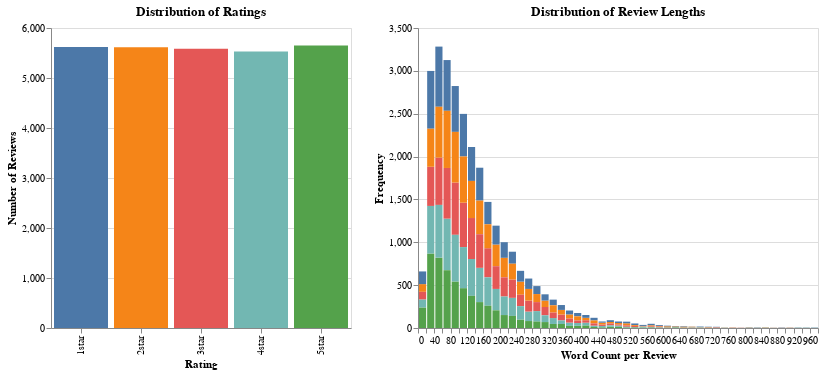

This figure's notebook cell:
### Markdown cell above
# EDA

### Code cell
### EDA training set
import copy

train_eda = train_set.copy()
train_eda['review_length'] = train_set['content'].apply(lambda x: len(str(x).split()))

# Rating Plot
ratings = alt.Chart(train_eda).mark_bar().encode(
    x = alt.X('rating').sort(['1star', '2star', '3star', '4star', '5star']).title('Rating'),
    y = alt.Y('count()').title('Number of Reviews'),
    color = alt.Color('rating').legend(None),
    tooltip = ['rating', 'count()']
).properties(
    title = 'Distribution of Ratings',
    width = 300,
    height = 300
)

# Length Plot
length = alt.Chart(train_eda).mark_bar().encode(
    x=alt.X('review_length', bin=alt.Bin(maxbins=60), title='Word Count per Review'),
    y=alt.Y('count()', title='Frequency'),
    color = alt.Color('rating').legend(None),
    tooltip=['count()']
).properties(
    title='Distribution of Review Lengths',
    width=400,
    height=300
)

final_chart = ratings | length
final_chart

### Figure 1 — Vega specification as saved in the notebook (floating-point values rounded to 4 significant figures; data arrays with more than 128 entries replaced by an {"elided": "..."} marker saying what was removed)
{"$schema": "https://vega.github.io/schema/vega/v5.json", "data": [{"name": "source_0"}, {"name": "data_0"}, {"name": "data_1", "values": [{"__count": 5531, "rating": "4star"}, {"__count": 5619, "rating": "1star"}, {"__count": 5616, "rating": "2star"}, {"__count": 5651, "rating": "5star"}, {"__count": 5583, "rating": "3star"}]}, {"name": "data_2", "values": {"elided": "224 records"}}, {"name": "data_1_color_domain_rating_0", "values": [{"rating": "4star"}, {"rating": "1star"}, {"rating": "2star"}, {"rating": "5star"}, {"rating": "3star"}]}, {"name": "data_2_color_domain_rating_1", "values": [{"rating": "4star"}, {"rating": "1star"}, {"rating": "2star"}, {"rating": "5star"}, {"rating": "3star"}]}, {"name": "data_0_concat_0_x_domain_rating", "values": [{"rating": "4star", "sort_field": 3.0}, {"rating": "1star", "sort_field": 0.0}, {"rating": "2star", "sort_field": 1.0}, {"rating": "5star", "sort_field": 4.0}, {"rating": "3star", "sort_field": 2.0}]}, {"name": "data_1_concat_0_y_domain___count", "values": [{"min": 5531, "max": 5651}]}], "signals": [{"name": "concat_1_bin_maxbins_60_review_length_bins", "value": {"fields": ["review_length"], "fname": "bin_review_length", "start": 0.0, "step": 20.0, "stop": 980.0}}, {"name": "concat_0_width", "value": 300}, {"name": "concat_1_width", "value": 400}], "marks": [{"type": "group", "name": "concat_0_group", "encode": {"update": {"height": {"signal": "height"}, "width": {"signal": "concat_0_width"}}}, "marks": [{"type": "rect", "name": "concat_0_marks", "from": {"data": "data_1"}, "encode": {"update": {"fill": {"field": "rating", "scale": "color"}, "x": {"field": "rating", "scale": "concat_0_x"}, "y": {"field": "__count", "scale": "concat_0_y"}, "tooltip": {"signal": "{\"rating\": isValid(datum[\"rating\"]) ? datum[\"rating\"] : \"\"+datum[\"rating\"], \"Count of Records\": format(datum[\"__count\"], \"\")}"}, "width": {"signal": "max(0.25, bandwidth('concat_0_x'))"}, "y2": {"value": 0, "scale": "concat_0_y"}}}, "style": ["bar"]}], "axes": [{"scale": "concat_0_y", "aria": false, "tickCount": {"signal": "ceil(height/40)"}, "orient": "left", "gridScale": "concat_0_x", "maxExtent": 0, "domain": false, "zindex": 0, "labels": false, "ticks": false, "grid": true, "minExtent": 0}, {"scale": "concat_0_x", "labelAlign": "right", "title": "Rating", "labelAngle": 270, "labelBaseline": "middle", "zindex": 0, "grid": false, "orient": "bottom"}, {"scale": "concat_0_y", "orient": "left", "title": "Number of Reviews", "labelOverlap": true, "tickCount": {"signal": "ceil(height/40)"}, "zindex": 0, "grid": false}], "title": {"text": "Distribution of Ratings", "frame": "group"}, "style": "cell"}, {"type": "group", "name": "concat_1_group", "encode": {"update": {"width": {"signal": "concat_1_width"}, "height": {"signal": "height"}}}, "marks": [{"type": "rect", "name": "concat_1_marks", "from": {"data": "data_2"}, "encode": {"update": {"x2": {"field": "bin_maxbins_60_review_length", "scale": "concat_1_x", "offset": {"signal": "0.5 + (abs(scale(\"concat_1_x\", datum[\"bin_maxbins_60_review_length_end\"]) - scale(\"concat_1_x\", datum[\"bin_maxbins_60_review_length\"])) < 0.25 ? -0.5 * (0.25 - (abs(scale(\"concat_1_x\", datum[\"bin_maxbins_60_review_length_end\"]) - scale(\"concat_1_x\", datum[\"bin_maxbins_60_review_length\"])))) : 0.5)"}}, "y2": {"field": "__count_start", "scale": "concat_1_y"}, "y": {"field": "__count_end", "scale": "concat_1_y"}, "fill": {"field": "rating", "scale": "color"}, "tooltip": {"signal": "{\"Count of Records\": format(datum[\"__count\"], \"\")}"}, "x": {"field": "bin_maxbins_60_review_length_end", "scale": "concat_1_x", "offset": {"signal": "0.5 + (abs(scale(\"concat_1_x\", datum[\"bin_maxbins_60_review_length_end\"]) - scale(\"concat_1_x\", datum[\"bin_maxbins_60_review_length\"])) < 0.25 ? 0.5 * (0.25 - (abs(scale(\"concat_1_x\", datum[\"bin_maxbins_60_review_length_end\"]) - scale(\"concat_1_x\", datum[\"bin_maxbins_60_review_length\"])))) : -0.5)"}}}}, "style": ["bar"]}], "axes": [{"scale": "concat_1_y", "zindex": 0, "ticks": false, "gridScale": "concat_1_x", "maxExtent": 0, "aria": false, "grid": true, "orient": "left", "tickCount": {"signal": "ceil(height/40)"}, "labels": false, "domain": false, "minExtent": 0}, {"scale": "concat_1_x", "labelFlush": true, "title": "Word Count per Review", "tickCount": {"signal": "ceil(concat_1_width/10)"}, "orient": "bottom", "zindex": 0, "labelOverlap": true, "grid": false}, {"scale": "concat_1_y", "zindex": 0, "grid": false, "orient": "left", "title": "Frequency", "labelOverlap": true, "tickCount": {"signal": "ceil(height/40)"}}], "title": {"text": "Distribution of Review Lengths", "frame": "group"}, "style": "cell"}], "scales": [{"name": "color", "type": "ordinal", "domain": {"fields": [{"data": "data_1_color_domain_rating_0", "field": "rating"}, {"data": "data_2_color_domain_rating_1", "field": "rating"}], "sort": true}, "range": "category"}, {"name": "concat_0_x", "type": "band", "domain": {"data": "data_0_concat_0_x_domain_rating", "field": "rating", "sort": {"op": "max", "field": "sort_field"}}, "range": [0, {"signal": "concat_0_width"}], "paddingOuter": 0.05, "paddingInner": 0.1}, {"name": "concat_0_y", "type": "linear", "domain": [{"signal": "(data(\"data_1_concat_0_y_domain___count\")[0] || {}).min"}, {"signal": "(data(\"data_1_concat_0_y_domain___count\")[0] || {}).max"}], "range": [{"signal": "height"}, 0], "zero": true, "nice": true}, {"name": "concat_1_x", "type": "linear", "domain": {"signal": "[concat_1_bin_maxbins_60_review_length_bins.start, concat_1_bin_maxbins_60_review_length_bins.stop]"}, "range": [0, {"signal": "concat_1_width"}], "bins": {"signal": "concat_1_bin_maxbins_60_review_length_bins"}, "zero": false}, {"name": "concat_1_y", "type": "linear", "domain": {"data": "data_2", "fields": ["__count_start", "__count_end"]}, "range": [{"signal": "height"}, 0], "zero": true, "nice": true}], "background": "white", "layout": {"padding": 20, "bounds": "full", "align": "each"}, "padding": 5, "height": 300}
